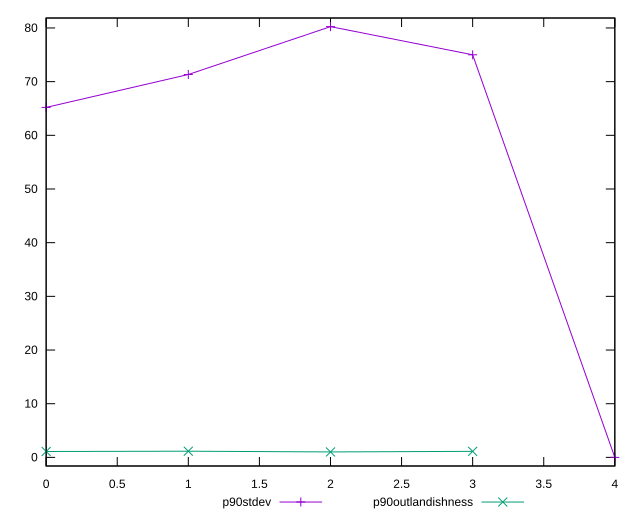

This figure's gnuplot source:
reset

$p90Stdev <<EOF
0 65.19992237551169
1 71.33309922975482
2 80.2486657064691
3 75
4 0
EOF

$p90Outlandishness <<EOF
0 1.097263554754138
1 1.1502965699021992
2 1.015731491125518
3 1.1236000000000002
EOF

set key outside below
set xrange [0:4]
set yrange [-1.604973314129382:81.85363902059848]
set trange [-1.604973314129382:81.85363902059848]
set terminal svg size 640, 520 enhanced background rgb 'white'
set output "report_00019_2021-02-10T18-14-37.922Z//unused-css-rules/progression/stddev.svg"

plot $p90Stdev title "p90stdev" with linespoints, \
     $p90Outlandishness title "p90outlandishness" with linespoints

reset
